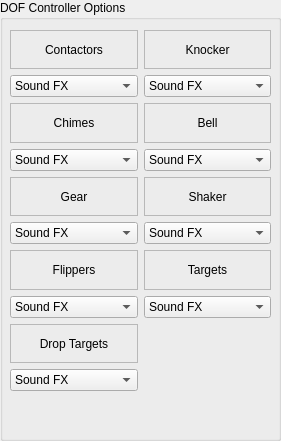
    <widget class="QGroupBox" name="groupBox_8">
     <property name="geometry">
      <rect>
       <x>1020</x>
       <y>70</y>
       <width>281</width>
       <height>441</height>
      </rect>
     </property>
     <property name="title">
      <string>DOF Controller Options</string>
     </property>
     <widget class="QWidget" name="gridLayoutWidget_2">
      <property name="geometry">
       <rect>
        <x>10</x>
        <y>30</y>
        <width>261</width>
        <height>361</height>
       </rect>
      </property>
      <layout class="QGridLayout" name="gridLayout_2">
       <item row="5" column="0">
        <widget class="QComboBox" name="DOFGear">
         <item>
          <property name="text">
           <string>Sound FX</string>
          </property>
         </item>
         <item>
          <property name="text">
           <string>DOF</string>
          </property>
         </item>
         <item>
          <property name="text">
           <string>Both</string>
          </property>
         </item>
        </widget>
       </item>
       <item row="0" column="0">
        <widget class="QLabel" name="label_31">
         <property name="frameShape">
          <enum>QFrame::Shape::StyledPanel</enum>
         </property>
         <property name="text">
          <string>Contactors</string>
         </property>
         <property name="alignment">
          <set>Qt::AlignmentFlag::AlignCenter</set>
         </property>
        </widget>
       </item>
       <item row="2" column="1">
        <widget class="QLabel" name="label_68">
         <property name="frameShape">
          <enum>QFrame::Shape::StyledPanel</enum>
         </property>
         <property name="text">
          <string>Bell</string>
         </property>
         <property name="alignment">
          <set>Qt::AlignmentFlag::AlignCenter</set>
         </property>
        </widget>
       </item>
       <item row="5" column="1">
        <widget class="QComboBox" name="DOFShaker">
         <item>
          <property name="text">
           <string>Sound FX</string>
          </property>
         </item>
         <item>
          <property name="text">
           <string>DOF</string>
          </property>
         </item>
         <item>
          <property name="text">
           <string>Both</string>
          </property>
         </item>
        </widget>
       </item>
       <item row="6" column="1">
        <widget class="QLabel" name="label_127">
         <property name="frameShape">
          <enum>QFrame::Shape::StyledPanel</enum>
         </property>
         <property name="text">
          <string>Targets</string>
         </property>
         <property name="alignment">
          <set>Qt::AlignmentFlag::AlignCenter</set>
         </property>
        </widget>
       </item>
       <item row="2" column="0">
        <widget class="QLabel" name="label_67">
         <property name="frameShape">
          <enum>QFrame::Shape::StyledPanel</enum>
         </property>
         <property name="text">
          <string>Chimes</string>
         </property>
         <property name="alignment">
          <set>Qt::AlignmentFlag::AlignCenter</set>
         </property>
        </widget>
       </item>
       <item row="4" column="0">
        <widget class="QLabel" name="label_69">
         <property name="frameShape">
          <enum>QFrame::Shape::StyledPanel</enum>
         </property>
         <property name="text">
          <string>Gear</string>
         </property>
         <property name="alignment">
          <set>Qt::AlignmentFlag::AlignCenter</set>
         </property>
        </widget>
       </item>
       <item row="3" column="1">
        <widget class="QComboBox" name="DOFBell">
         <item>
          <property name="text">
           <string>Sound FX</string>
          </property>
         </item>
         <item>
          <property name="text">
           <string>DOF</string>
          </property>
         </item>
         <item>
          <property name="text">
           <string>Both</string>
          </property>
         </item>
        </widget>
       </item>
       <item row="7" column="1">
        <widget class="QComboBox" name="DOFTargets">
         <item>
          <property name="text">
           <string>Sound FX</string>
          </property>
         </item>
         <item>
          <property name="text">
           <string>DOF</string>
          </property>
         </item>
         <item>
          <property name="text">
           <string>Both</string>
          </property>
         </item>
        </widget>
       </item>
       <item row="1" column="0">
        <widget class="QComboBox" name="DOFContactors">
         <item>
          <property name="text">
           <string>Sound FX</string>
          </property>
         </item>
         <item>
          <property name="text">
           <string>DOF</string>
          </property>
         </item>
         <item>
          <property name="text">
           <string>Both</string>
          </property>
         </item>
        </widget>
       </item>
       <item row="1" column="1">
        <widget class="QComboBox" name="DOFKnocker">
         <item>
          <property name="text">
           <string>Sound FX</string>
          </property>
         </item>
         <item>
          <property name="text">
           <string>DOF</string>
          </property>
         </item>
         <item>
          <property name="text">
           <string>Both</string>
          </property>
         </item>
        </widget>
       </item>
       <item row="7" column="0">
        <widget class="QComboBox" name="DOFFlippers">
         <item>
          <property name="text">
           <string>Sound FX</string>
          </property>
         </item>
         <item>
          <property name="text">
           <string>DOF</string>
          </property>
         </item>
         <item>
          <property name="text">
           <string>Both</string>
          </property>
         </item>
        </widget>
       </item>
       <item row="0" column="1">
        <widget class="QLabel" name="label_58">
         <property name="frameShape">
          <enum>QFrame::Shape::StyledPanel</enum>
         </property>
         <property name="text">
          <string>Knocker</string>
         </property>
         <property name="alignment">
          <set>Qt::AlignmentFlag::AlignCenter</set>
         </property>
        </widget>
       </item>
       <item row="3" column="0">
        <widget class="QComboBox" name="DOFChimes">
         <item>
          <property name="text">
           <string>Sound FX</string>
          </property>
         </item>
         <item>
          <property name="text">
           <string>DOF</string>
          </property>
         </item>
         <item>
          <property name="text">
           <string>Both</string>
          </property>
         </item>
        </widget>
       </item>
       <item row="4" column="1">
        <widget class="QLabel" name="label_70">
         <property name="frameShape">
          <enum>QFrame::Shape::StyledPanel</enum>
         </property>
         <property name="text">
          <string>Shaker</string>
         </property>
         <property name="alignment">
          <set>Qt::AlignmentFlag::AlignCenter</set>
         </property>
        </widget>
       </item>
       <item row="6" column="0">
        <widget class="QLabel" name="label_109">
         <property name="frameShape">
          <enum>QFrame::Shape::StyledPanel</enum>
         </property>
         <property name="text">
          <string>Flippers</string>
         </property>
         <property name="alignment">
          <set>Qt::AlignmentFlag::AlignCenter</set>
         </property>
        </widget>
       </item>
       <item row="8" column="0">
        <widget class="QLabel" name="label_128">
         <property name="frameShape">
          <enum>QFrame::Shape::StyledPanel</enum>
         </property>
         <property name="text">
          <string>Drop Targets</string>
         </property>
         <property name="alignment">
          <set>Qt::AlignmentFlag::AlignCenter</set>
         </property>
        </widget>
       </item>
       <item row="9" column="0">
        <widget class="QComboBox" name="DOFDroptargets">
         <item>
          <property name="text">
           <string>Sound FX</string>
          </property>
         </item>
         <item>
          <property name="text">
           <string>DOF</string>
          </property>
         </item>
         <item>
          <property name="text">
           <string>Both</string>
          </property>
         </item>
        </widget>
       </item>
      </layout>
     </widget>
    </widget>
